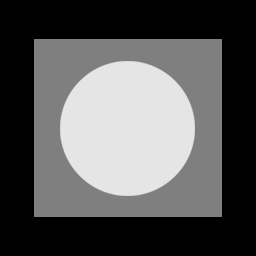
#> input picture resource/HW3 Image Samples/HW3 Image Samples/Noise Filtering/Fig0503 (original_pattern).jpg, 256 x 256 px, found by its file name
$ python main1.py
#> lines starting #> are read from the running program, lines starting #| are printed output that depends on the picture
#> further down, img is the input picture: shape (256, 256); min 0, max 229, mean 87.1
import numpy as np
import matplotlib.pyplot as plt
from scipy.signal import convolve2d
from PIL import Image

def median_filter(img, kernel_size):
#> called with kernel_size = 5
    pad_size = kernel_size // 2
    padded_img = np.pad(img, pad_size, mode='constant', constant_values=0)
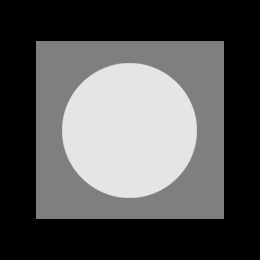
#> padded_img: shape (260, 260); min 0, max 229, mean 84.4
    median_img = np.zeros_like(img)

    for i in range(img.shape[0]):
        for j in range(img.shape[1]):
            median_img[i, j] = np.median(padded_img[i:i+kernel_size, j:j+kernel_size])
    return median_img

def gaussian_kernel(size, sigma):
    size = int(size) // 2
    x, y = np.mgrid[-size:size+1, -size:size+1]
    normal = 1 / (2.0 * np.pi * sigma**2)
    g = np.exp(-((x**2 + y**2) / (2.0*sigma**2))) * normal
    return g

def gaussian_filter(img, kernel_size, sigma):
#> called with kernel_size = 5, sigma = 10
    kernel = gaussian_kernel(kernel_size, sigma)
    gauss_img = convolve2d(img, kernel, mode='same', boundary='fill', fillvalue=0)
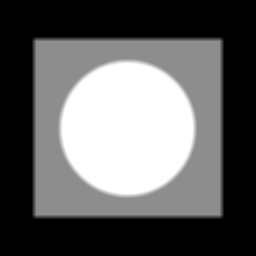
#> gauss_img: shape (256, 256) float64; min 0, max 8.93, mean 3.4; drawn with min black and max white
    return gauss_img


img = np.array(Image.open('resource\\HW3 Image Samples\\HW3 Image Samples\\Noise Filtering\\Fig0503 (original_pattern).jpg').convert('L'))
#img = np.array(Image.open('resource\\HW3 Image Samples\\HW3 Image Samples\\Noise Filtering\\Fig0504(a)(gaussian-noise).jpg').convert('L'))
#img = np.array(Image.open('resource\\HW3 Image Samples\\HW3 Image Samples\\Noise Filtering\\Fig0504(i)(salt-pepper-noise).jpg').convert('L'))

median_img = median_filter(img, 5)
gauss_img = gaussian_filter(img, 5, 10)


plt.figure(figsize=(15, 5))
plt.subplot(1, 3, 1)
plt.title("Original Image")
plt.imshow(img, cmap='gray')
plt.subplot(1, 3, 2)
plt.title("Median Filter")
plt.imshow(median_img, cmap='gray')
plt.subplot(1, 3, 3)
plt.title("Gaussian Filter")
plt.imshow(gauss_img, cmap='gray')
plt.show()
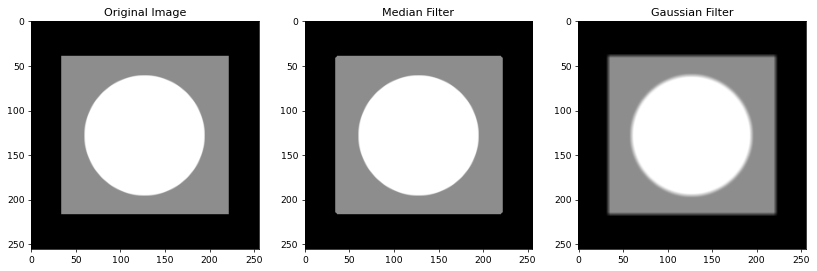
#> figure drawn by matplotlib, 3 panels
